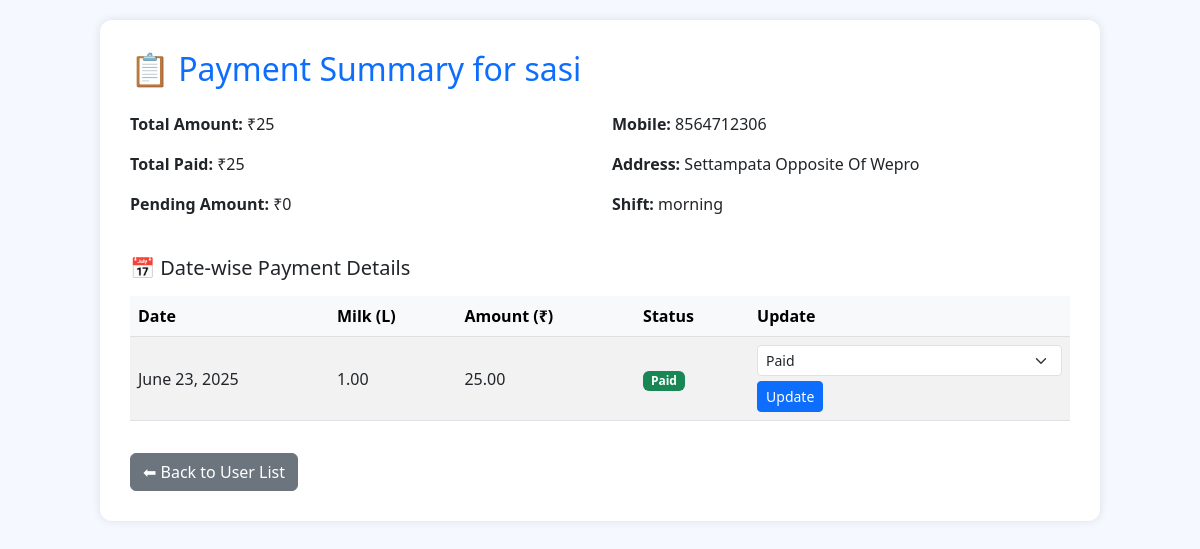
The app's page /user/25/summary/ with its own data.
### milkmain/models.py (models this page shows, shortened)
class MilkUser(models.Model):
    SHIFT_CHOICES = (
        ('morning', 'Morning'),
        ('evening', 'Evening'),
    )
    STATUS_CHOICES = (
        ('active', 'Active'),
        ('inactive', 'Inactive'),
    )
    name = models.CharField(max_length=100)
    mobile = models.CharField(max_length=15)
    address = models.TextField()
    quality = models.CharField(max_length=50)
    rate = models.DecimalField(max_digits=6, decimal_places=2)
    total_amount = models.DecimalField(max_digits=8, decimal_places=2)
    shift = models.CharField(max_length=10, choices=SHIFT_CHOICES)
    status = models.CharField(max_length=10, choices=STATUS_CHOICES, default='active')  # <-- added

class DailyRecord(models.Model):
    STATUS_CHOICES = [
        ('paid', 'Paid'),
        ('pending', 'Pending'),
        ('unpaid', 'Unpaid')
    ]
    user = models.ForeignKey(MilkUser, on_delete=models.CASCADE, related_name='records')
    date = models.DateField()
    milk_quantity = models.DecimalField(max_digits=5, decimal_places=2)
    amount = models.DecimalField(max_digits=8, decimal_places=2)
    status = models.CharField(max_length=10, choices=STATUS_CHOICES)

### milkmain/views.py (the view)
# urls.py: path('user/<int:user_id>/summary/', views.user_summary, name='user_summary'),
def user_summary(request, user_id):
    user = get_object_or_404(MilkUser, id=user_id)
    records = DailyRecord.objects.filter(user=user).order_by('-date')
    total_amount = records.aggregate(total=Sum('amount'))['total'] or 0
    total_paid = records.filter(status='paid').aggregate(paid=Sum('amount'))['paid'] or 0
    pending_amount = total_amount - total_paid
    context = {
        'user': user,
        'records': records,
        'total_amount': total_amount,
        'total_paid': total_paid,
        'pending_amount': pending_amount,
    }
    return render(request, 'user_summary.html', context)

### templates/user_summary.html (shortened to what this page needs)
{% load static %}
<!DOCTYPE html>
<html lang="en">
<head>
  <link href="https://cdn.jsdelivr.net/npm/bootstrap@5.3.0/dist/css/bootstrap.min.css" rel="stylesheet">
</head>
<body>
<div class="summary-box container">
  <h2 class="text-primary mb-4">📋 Payment Summary for {{ user.name }}</h2>
  <div class="row mb-4">
    <div class="col-md-6 col-sm-12 mb-3 mb-md-0">
      <p><strong>Total Amount:</strong> ₹{{ total_amount }}</p>
      <p><strong>Total Paid:</strong> ₹{{ total_paid }}</p>
      <p><strong>Pending Amount:</strong> ₹{{ pending_amount }}</p>
    </div>
    <div class="col-md-6 col-sm-12">
      <p><strong>Mobile:</strong> {{ user.mobile }}</p>
      <p><strong>Address:</strong> {{ user.address }}</p>
      <p><strong>Shift:</strong> {{ user.shift }}</p>
    </div>
  </div>
  <h5 class="mb-3">📅 Date-wise Payment Details</h5>
  <div class="table-responsive">
    <table class="table table-striped align-middle">
      <thead class="table-light">
        <tr>
          <th>Date</th>
          <th>Milk (L)</th>
          <th>Amount (₹)</th>
          <th>Status</th>
          <th>Update</th>
        </tr>
      </thead>
      <tbody>
        {% for record in records %}
        <tr>
          <td>{{ record.date }}</td>
          <td>{{ record.milk_quantity }}</td>
          <td>{{ record.amount }}</td>
          <td>
            {% if record.status == 'paid' %}
              <span class="badge bg-success">Paid</span>
            {% elif record.status == 'pending' %}
              <span class="badge bg-warning text-dark">Pending</span>
            {% else %}
              <span class="badge bg-danger">Unpaid</span>
            {% endif %}
          </td>
          <td>
            <form method="post" action="{% url 'update_status' record.id %}" class="form-inline">
              <select name="status" class="form-select form-select-sm">
                <option value="paid" {% if record.status == 'paid' %}selected{% endif %}>Paid</option>
              </select>
              <button type="submit" class="btn btn-sm btn-primary">Update</button>
            </form>
          </td>
        </tr>
        {% endfor %}
      </tbody>
    </table>
  </div>
  <a href="{% url 'user_list' %}" class="btn btn-secondary mt-3">⬅ Back to User List</a>
</div>
</body>
</html>

### templates/user_summary.html (style rules this page uses)
body { padding: 20px; background-color: #f5f9ff; font-family: 'Segoe UI', sans-serif; }
.summary-box { background: white; padding: 30px; border-radius: 12px; box-shadow: 0 0 10px rgba(0,0,0,0.1); max-width: 1000px; margin: auto; }
.form-inline { display: flex; gap: 5px; flex-wrap: wrap; align-items: center; }

### records on screen
MilkUser: name "sasi", mobile "8564712306", address "Settampata Opposite Of Wepro", shift "morning"
DailyRecord: date "June 23, 2025", milk_quantity "1.00", amount "25.00", shows "Paid", status "Paid"

### other values on screen
{{ total_amount }} "25"
{{ total_paid }} "25"
{{ pending_amount }} "0"
